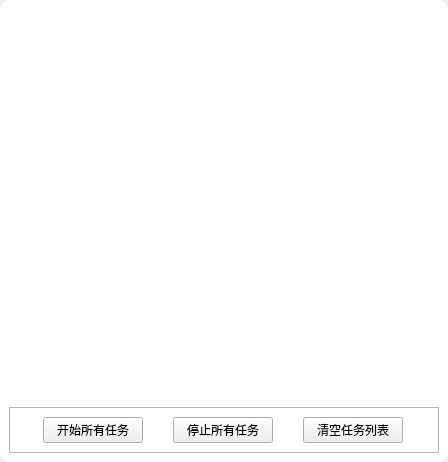
<?xml version="1.0" encoding="UTF-8"?>
<ui version="4.0">
 <class>ProcessWidget</class>
 <widget class="QWidget" name="ProcessWidget">
  <property name="geometry">
   <rect>
    <x>0</x>
    <y>0</y>
    <width>448</width>
    <height>462</height>
   </rect>
  </property>
  <property name="windowTitle">
   <string>Form</string>
  </property>
  <property name="styleSheet">
   <string notr="true">QListWidget#ProcessingListWidget{ background-color: rgba(255, 255, 255, 0); border:none;outline:0px;}
QListWidget::item{background-color: rgba(255, 255, 255, 0); border: none;outline:0px;}
QFrame#MainFrame{background-color: rgb(255, 255, 255);border-radius:10px;}
QScrollArea{background-color: rgba(255, 255, 255, 0);border: none;outline:0px;}
#ScrollContents{background-color: rgba(255, 255, 255, 0);border: none;outline:0px;}</string>
  </property>
  <layout class="QGridLayout" name="gridLayout">
   <property name="leftMargin">
    <number>0</number>
   </property>
   <property name="topMargin">
    <number>0</number>
   </property>
   <property name="rightMargin">
    <number>0</number>
   </property>
   <property name="bottomMargin">
    <number>0</number>
   </property>
   <item row="0" column="0">
    <widget class="QFrame" name="MainFrame">
     <property name="frameShape">
      <enum>QFrame::StyledPanel</enum>
     </property>
     <property name="frameShadow">
      <enum>QFrame::Raised</enum>
     </property>
     <layout class="QVBoxLayout" name="verticalLayout">
      <item>
       <widget class="QWidget" name="StatusWidget" native="true">
        <property name="sizePolicy">
         <sizepolicy hsizetype="Minimum" vsizetype="Maximum">
          <horstretch>0</horstretch>
          <verstretch>0</verstretch>
         </sizepolicy>
        </property>
        <layout class="QHBoxLayout" name="horizontalLayout"/>
       </widget>
      </item>
      <item>
       <widget class="QScrollArea" name="scrollArea">
        <property name="widgetResizable">
         <bool>true</bool>
        </property>
        <widget class="QWidget" name="ScrollContents">
         <property name="geometry">
          <rect>
           <x>0</x>
           <y>0</y>
           <width>430</width>
           <height>370</height>
          </rect>
         </property>
         <layout class="QVBoxLayout" name="ScrollContentsLayout">
          <property name="leftMargin">
           <number>0</number>
          </property>
          <property name="topMargin">
           <number>0</number>
          </property>
          <property name="rightMargin">
           <number>0</number>
          </property>
          <property name="bottomMargin">
           <number>0</number>
          </property>
         </layout>
        </widget>
       </widget>
      </item>
      <item>
       <widget class="QFrame" name="frame">
        <property name="sizePolicy">
         <sizepolicy hsizetype="Minimum" vsizetype="Maximum">
          <horstretch>0</horstretch>
          <verstretch>0</verstretch>
         </sizepolicy>
        </property>
        <property name="frameShape">
         <enum>QFrame::StyledPanel</enum>
        </property>
        <property name="frameShadow">
         <enum>QFrame::Raised</enum>
        </property>
        <layout class="QHBoxLayout" name="horizontalLayout_3">
         <item>
          <widget class="QPushButton" name="StartAllButton">
           <property name="maximumSize">
            <size>
             <width>100</width>
             <height>16777215</height>
            </size>
           </property>
           <property name="text">
            <string>开始所有任务</string>
           </property>
          </widget>
         </item>
         <item>
          <widget class="QPushButton" name="StopAllButton">
           <property name="maximumSize">
            <size>
             <width>100</width>
             <height>16777215</height>
            </size>
           </property>
           <property name="text">
            <string>停止所有任务</string>
           </property>
          </widget>
         </item>
         <item>
          <widget class="QPushButton" name="ClearAllButton">
           <property name="maximumSize">
            <size>
             <width>100</width>
             <height>16777215</height>
            </size>
           </property>
           <property name="text">
            <string>清空任务列表</string>
           </property>
          </widget>
         </item>
        </layout>
       </widget>
      </item>
     </layout>
    </widget>
   </item>
  </layout>
 </widget>
 <resources/>
 <connections/>
</ui>
